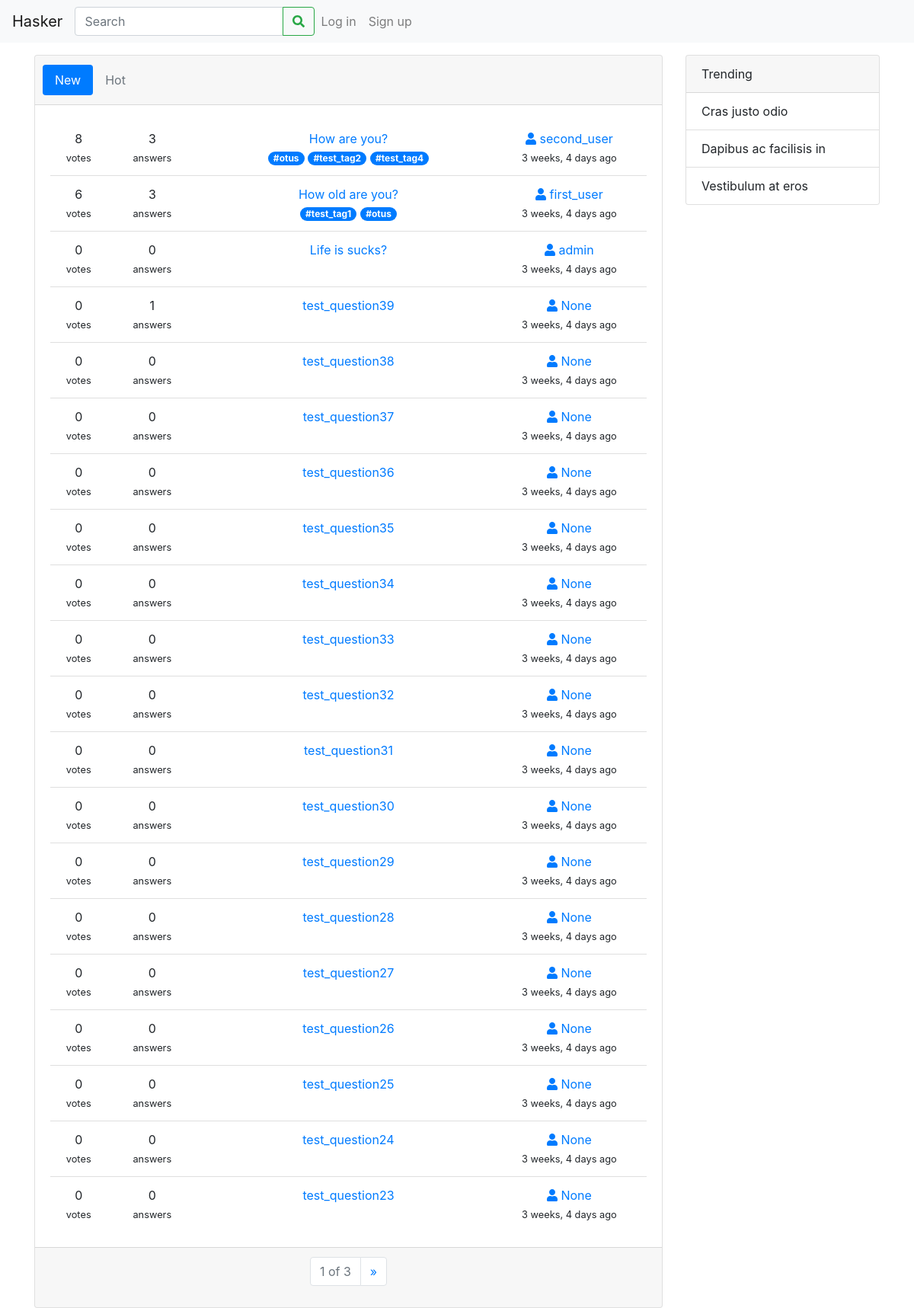
Before: /qa/ with the older database file.
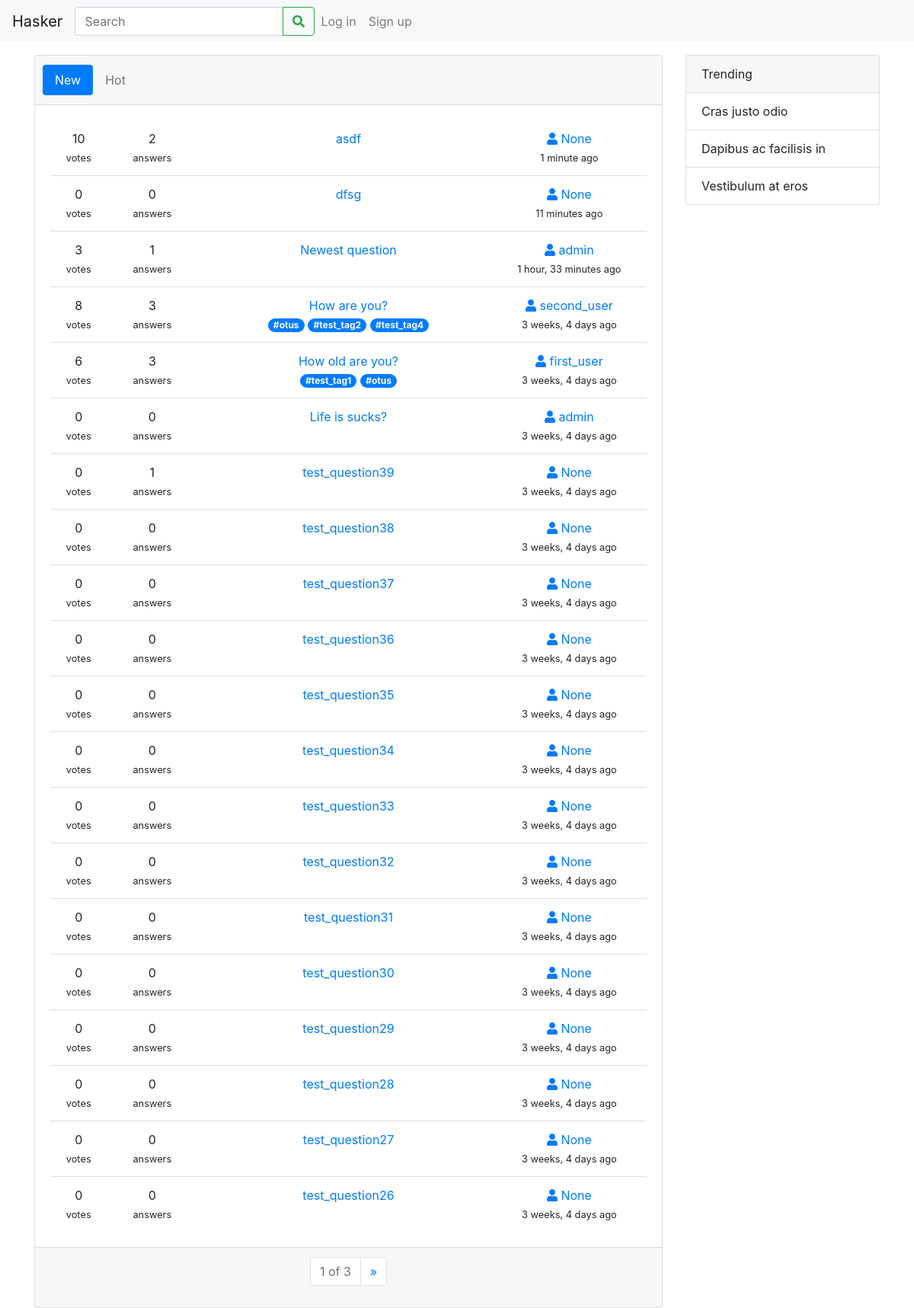
After: the same page with the newer database file.
### qa/models.py (models this page shows, shortened)
class Question(models.Model):
    header = models.CharField(max_length=100)
    text = models.TextField()
    pub_date = models.DateTimeField(default=timezone.now)
    author = models.ForeignKey(User, on_delete=models.SET_NULL, null=True, blank=True)
    right_answer = models.ForeignKey(Answer, on_delete=models.SET_NULL, null=True, blank=True)
    votes = models.IntegerField(default=0)

class Tag(models.Model):
    word = models.CharField(max_length=30)
    questions = models.ManyToManyField(Question, blank=True)
    def __str__(self):
        return self.word

### qa/views.py (the view)
# urls.py: path('', views.IndexView.as_view(), name='index'),
class IndexView(ListView):
    model = Question
    template_name = 'qa/index.html'
    paginate_by = 20
    def get_ordering(self):
        return '-pub_date'

### qa/templates/qa/index.html (shortened to what the changed rows need)
{% extends 'qa/base.html' %}
{% block body %}
    <div class="card text-center">
        <div class="card-body">
            <ul class="list-group list-group-flush">
                {% for question in question_list %}
                    <li class="list-group-item">
                        <div class="row">
                            <div class="col-1">
                                <div class="row">
                                    <div class="col">
                                        {{ question.votes }}
                                    </div>
                                </div>
                                <div class="row">
                                    <div class="col">
                                        <small>votes</small>
                                    </div>
                                </div>
                            </div>
                            <div class="col-2">
                                <div class="row">
                                    <div class="col">
                                        {{ question.answer_set.count }}
                                    </div>
                                </div>
                                <div class="row">
                                    <div class="col">
                                        <small>answers</small>
                                    </div>
                                </div>
                            </div>
                            <div class="col">
                                <div class="row">
                                    <div class="col">
                                        <a href="{% url 'qa:question_view' question.id %}">{{ question.header }}</a>
                                    </div>
                                </div>
                                {% if question.tag_set.count %}
                                    <div class="row">
                                        <div class="col">
                                            {% for tag in question.tag_set.all %}
                                                <a href="#" class="badge badge-pill badge-primary">#{{ tag }}</a>
                                            {% endfor %}
                                        </div>
                                    </div>
                                {% endif %}
                            </div>
                            <div class="col-3">
                                <div class="row">
                                    <div class="col">
                                        <a href="#"><i class="fas fa-user"></i> {{ question.author }}</a>
                                    </div>
                                </div>
                                <div class="row">
                                    <div class="col">
                                        <small>{{ question.pub_date|timesince }} ago</small>
                                    </div>
                                </div>
                            </div>
                        </div>
                    </li>
                {% endfor %}
            </ul>
        </div>
    </div>
{% endblock %}

Changed rows visible on the page:
no longer on this page (row unchanged): Question: votes "0", answer_set.count "0", header "test_question25", author "None", pub_date "3 weeks, 4 days"
no longer on this page (row unchanged): Question: votes "0", answer_set.count "0", header "test_question24", author "None", pub_date "3 weeks, 4 days"
no longer on this page (row unchanged): Question: votes "0", answer_set.count "0", header "test_question23", author "None", pub_date "3 weeks, 4 days"
added Question: votes "10", answer_set.count "2", header "asdf", author "None", pub_date "1 minute"
added Question: votes "0", answer_set.count "0", header "dfsg", author "None", pub_date "11 minutes"
added Question: votes "3", answer_set.count "1", header "Newest question", author "admin", pub_date "1 hour, 33 minutes"
